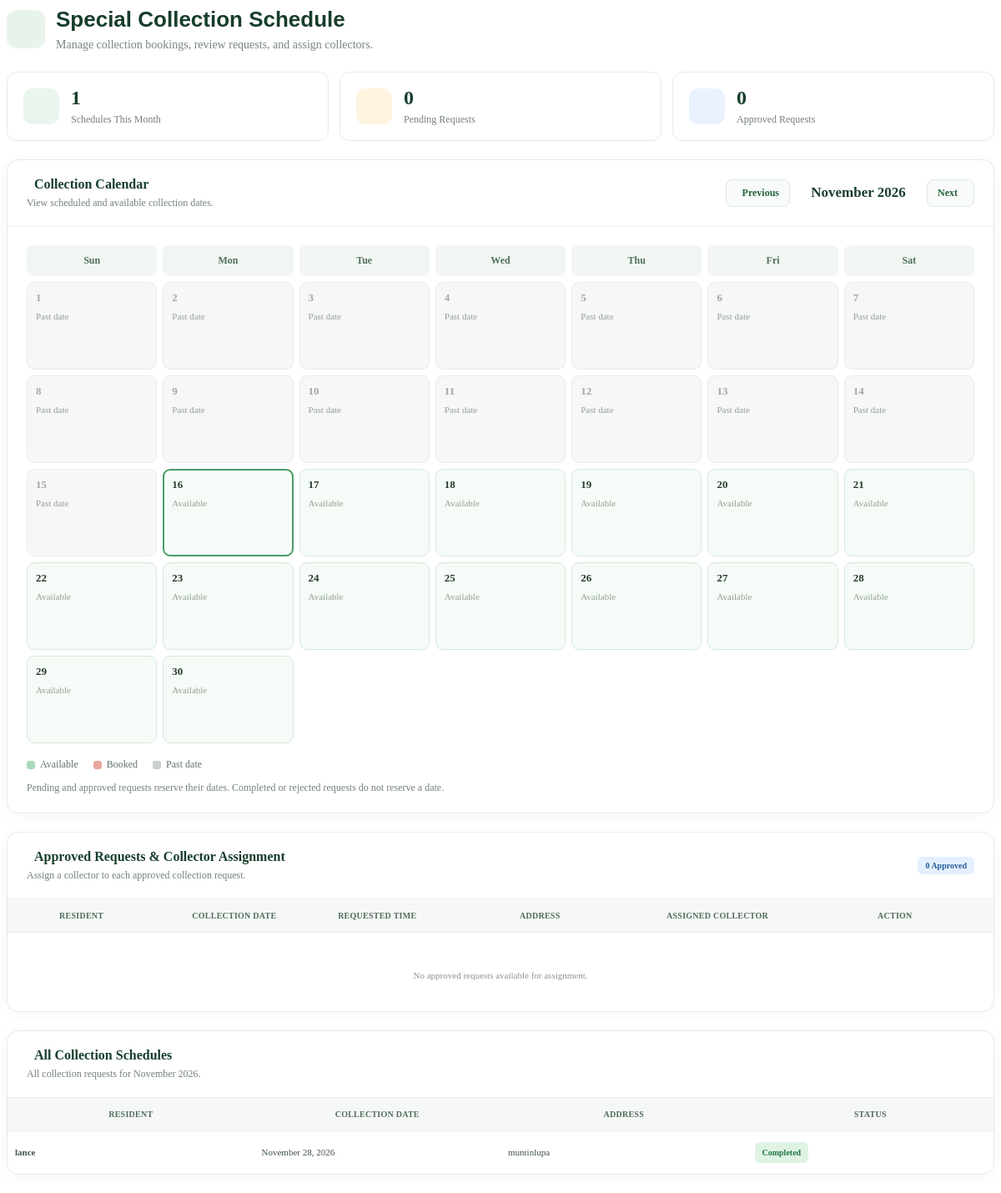
/wastesystem_/admin/pickup_schedule.php, run on the app's committed database.
### tables this page shows
CREATE TABLE `collection_schedules` (
  `id` int(11) NOT NULL,
  `user_id` int(11) NOT NULL,
  `collector_id` int(11) DEFAULT NULL,
  `notes` text NOT NULL,
  `collection_date` date NOT NULL,
  `requested_time` time NOT NULL,
  `collection_address` varchar(255) NOT NULL,
  `status` enum('Rejected','Approved','Completed','Pending') NOT NULL DEFAULT 'Pending',
  `created_at` timestamp NOT NULL DEFAULT current_timestamp()
);

CREATE TABLE `users` (
  `id` int(11) NOT NULL,
  `fullname` varchar(255) NOT NULL,
  `users` varchar(255) NOT NULL,
  `password` varchar(255) NOT NULL,
  `role` varchar(11) NOT NULL,
  `email` varchar(255) DEFAULT NULL,
  `email_verified` tinyint(1) NOT NULL DEFAULT 0,
  `email_verified_at` datetime DEFAULT NULL,
  `address` varchar(500) NOT NULL
);

### wastesystem_/admin/pickup_schedule.php (the view, shortened to what this page needs)
<?php
require_once __DIR__ . "/../config/database.php";
$month = $_GET["month"] ?? date("Y-m");
$month_start = $month . "-01";
$date_object = DateTime::createFromFormat("!Y-m-d", $month_start);
$month_end = date("Y-m-t", strtotime($month_start));
$days_in_month = (int)date("t", strtotime($month_start));
$previous_month = date("Y-m", strtotime($month_start . " -1 month"));
$next_month = date("Y-m", strtotime($month_start . " +1 month"));
$month_label = $date_object->format("F Y");
$today = date("Y-m-d");
function ecotrackRows($conn, $sql, $types = null, $params = []) {
    $rows = [];
    if ($types !== null) {
        $stmt = $conn->prepare($sql);
        $stmt->bind_param($types, ...$params);
        $stmt->execute();
        $result = $stmt->get_result();
    } else {
        $result = $conn->query($sql);
    }
    if ($result) {
        while ($row = $result->fetch_assoc()) {
            $rows[] = $row;
        }
    }
    return $rows;
}
$schedules = ecotrackRows(
    $conn,
    "SELECT
        cs.id,
        cs.user_id,
        cs.collection_date,
        cs.requested_time,
        cs.collection_address,
        cs.notes,
        cs.status,
        cs.created_at,
        u.fullname,
        u.users
     FROM collection_schedules cs
     LEFT JOIN users u ON cs.user_id = u.id
     WHERE cs.collection_date BETWEEN ? AND ?
     ORDER BY cs.collection_date ASC, cs.id DESC",
    "ss",
    [$month_start, $month_end]
);
$pending_schedules = ecotrackRows(
    $conn,
    "SELECT
        cs.id,
        cs.collection_date,
        cs.requested_time,
        cs.collection_address,
        cs.notes,
        cs.status,
        cs.created_at,
        u.fullname,
        u.users
     FROM collection_schedules cs
     LEFT JOIN users u ON cs.user_id = u.id
     WHERE cs.status = 'Pending'
     ORDER BY cs.collection_date ASC"
);
$collectors = ecotrackRows(
    $conn,
    "SELECT id, fullname, users
     FROM users
     WHERE role = 'collector'
     ORDER BY fullname ASC"
);
$approved_schedules = ecotrackRows(
    $conn,
    "SELECT
        cs.id,
        cs.collection_date,
        cs.requested_time,
        cs.collection_address,
        cs.notes,
        cs.collector_id,
        u.fullname,
        u.users,
        c.fullname AS collector_name
     FROM collection_schedules cs
     LEFT JOIN users u ON cs.user_id = u.id
     LEFT JOIN users c ON cs.collector_id = c.id
     WHERE cs.status = 'Approved'
     ORDER BY cs.collection_date ASC, cs.requested_time ASC"
);
$booked_dates = [];
?>
<div class="schedule-page">
    <div class="schedule-heading">
        <div class="heading-icon"><i class="fas fa-calendar-alt"></i></div>
        <div>
            <h2 class="page-title">Special Collection Schedule</h2>
            <p class="page-subtitle">Manage collection bookings, review requests, and assign collectors.</p>
        </div>
    </div>
    <div class="summary-grid">
        <div class="summary-item">
            <span class="summary-icon"><i class="fas fa-calendar-check"></i></span>
            <div><div class="summary-value"><?= count($schedules) ?></div><div class="summary-label">Schedules This Month</div></div>
        </div>
        <div class="summary-item">
            <span class="summary-icon amber"><i class="fas fa-clock"></i></span>
            <div><div class="summary-value"><?= count($pending_schedules) ?></div><div class="summary-label">Pending Requests</div></div>
        </div>
        <div class="summary-item">
            <span class="summary-icon blue"><i class="fas fa-truck"></i></span>
            <div><div class="summary-value"><?= count($approved_schedules) ?></div><div class="summary-label">Approved Requests</div></div>
        </div>
    </div>
    <section class="schedule-card">
        <div class="card-heading">
            <div>
                <h3 class="section-title"><i class="fas fa-calendar-alt"></i> Collection Calendar</h3>
                <p class="section-caption">View scheduled and available collection dates.</p>
            </div>
            <nav class="month-controls" aria-label="Calendar month navigation">
                <a class="btn-month" href="dashboard.php?page=pickup_schedule&amp;month=<?= htmlspecialchars($previous_month, ENT_QUOTES, 'UTF-8') ?>"><i class="fas fa-chevron-left"></i> Previous</a>
                <span class="month-label"><?= htmlspecialchars($month_label, ENT_QUOTES, 'UTF-8') ?></span>
                <a class="btn-month" href="dashboard.php?page=pickup_schedule&amp;month=<?= htmlspecialchars($next_month, ENT_QUOTES, 'UTF-8') ?>">Next <i class="fas fa-chevron-right"></i></a>
            </nav>
        </div>
        <div class="card-content">
            <div class="calendar-scroll">
                <div class="calendar-grid">
                    <?php foreach (["Sun", "Mon", "Tue", "Wed", "Thu", "Fri", "Sat"] as $weekday): ?>
                        <div class="weekday"><?= $weekday ?></div>
                    <?php endforeach; ?>
                    <?php for ($day = 1; $day <= $days_in_month; $day++): ?>
                        <?php
                        $calendar_date = $month . "-" . str_pad((string)$day, 2, "0", STR_PAD_LEFT);
                        $is_past = $calendar_date < $today;
                        $is_booked = isset($booked_dates[$calendar_date]);
                        $day_class = $is_past ? "past" : ($is_booked ? "booked" : "available");
                        ?>
                        <div class="calendar-day <?= $day_class ?> <?= $calendar_date === $today ? 'today' : '' ?>">
                            <div class="day-number"><?= $day ?></div>
                            <?php if ($is_booked): ?>
                                <?php foreach ($booked_dates[$calendar_date] as $booking): ?>
                                    <span class="calendar-name">
                                        <strong><?= htmlspecialchars($booking['fullname'] ?? 'Unknown Resident', ENT_QUOTES, 'UTF-8') ?></strong>
                                        <span class="status-badge status-<?= strtolower(htmlspecialchars($booking['status'], ENT_QUOTES, 'UTF-8')) ?>"><?= htmlspecialchars($booking['status'], ENT_QUOTES, 'UTF-8') ?></span>
                                    </span>
                                <?php endforeach; ?>
                            <?php else: ?>
                                <span class="calendar-empty"><?= $is_past ? 'Past date' : 'Available' ?></span>
                            <?php endif; ?>
                        </div>
                    <?php endfor; ?>
                </div>
            </div>
            <div class="calendar-legend">
                <span><i class="legend-dot available"></i>Available</span>
                <span><i class="legend-dot booked"></i>Booked</span>
                <span><i class="legend-dot past"></i>Past date</span>
            </div>
            <p class="calendar-note">Pending and approved requests reserve their dates. Completed or rejected requests do not reserve a date.</p>
        </div>
    </section>
    <section class="schedule-card">
        <div class="card-heading">
            <div>
                <h3 class="section-title"><i class="fas fa-truck"></i> Approved Requests &amp; Collector Assignment</h3>
                <p class="section-caption">Assign a collector to each approved collection request.</p>
            </div>
            <span class="status-badge status-approved"><?= count($approved_schedules) ?> Approved</span>
        </div>
        <div class="table-responsive">
            <table class="table schedule-table approved-table">
                <thead><tr><th>Resident</th><th>Collection Date</th><th>Requested Time</th><th>Address</th><th>Assigned Collector</th><th>Action</th></tr></thead>
                <tbody>
                    <?php if ($approved_schedules): ?>
                        <?php foreach ($approved_schedules as $s): ?>
                            <tr>
                                <td class="resident-name"><?= htmlspecialchars($s['fullname'] ?? 'Unknown Resident', ENT_QUOTES, 'UTF-8') ?></td>
                                <td><?= htmlspecialchars(date('F d, Y', strtotime($s['collection_date'])), ENT_QUOTES, 'UTF-8') ?></td>
                                <td><?= htmlspecialchars($s['requested_time'] ?? '', ENT_QUOTES, 'UTF-8') ?></td>
                                <td class="address-cell"><?= htmlspecialchars($s['collection_address'] ?? '', ENT_QUOTES, 'UTF-8') ?></td>
                                <td><?= htmlspecialchars($s['collector_name'] ?? 'Not assigned', ENT_QUOTES, 'UTF-8') ?></td>
                                <td>
                                    <form method="POST" action="dashboard.php?page=pickup_schedule" class="action-form">
                                        <input type="hidden" name="action" value="assign_collector">
                                        <input type="hidden" name="csrf_token" value="<?= htmlspecialchars($_SESSION['csrf_token'], ENT_QUOTES, 'UTF-8') ?>">
                                        <input type="hidden" name="schedule_id" value="<?= (int)$s['id'] ?>">
                                        <select name="collector_id" class="form-select form-select-sm" aria-label="Choose collector" required>
                                            <option value="">Choose Collector</option>
                                            <?php foreach ($collectors as $c): ?>
                                                <option value="<?= (int)$c['id'] ?>" <?= (int)$s['collector_id'] === (int)$c['id'] ? 'selected' : '' ?>><?= htmlspecialchars($c['fullname'], ENT_QUOTES, 'UTF-8') ?></option>
                                            <?php endforeach; ?>
                                        </select>
                                        <button type="submit" class="btn btn-action">Assign</button>
                                    </form>
                                </td>
                            </tr>
                        <?php endforeach; ?>
                    <?php else: ?>
                        <tr><td colspan="6" class="empty-state"><i class="fas fa-inbox"></i>No approved requests available for assignment.</td></tr>
                    <?php endif; ?>
                </tbody>
            </table>
        </div>
    </section>
    <section class="schedule-card">
        <div class="card-heading">
            <div>
                <h3 class="section-title"><i class="fas fa-list-alt"></i> All Collection Schedules</h3>
                <p class="section-caption">All collection requests for <?= htmlspecialchars($month_label, ENT_QUOTES, 'UTF-8') ?>.</p>
            </div>
        </div>
        <div class="table-responsive">
            <table class="table schedule-table all-schedules-table">
                <thead><tr><th>Resident</th><th>Collection Date</th><th>Address</th><th>Status</th></tr></thead>
                <tbody>
                    <?php if ($schedules): ?>
                        <?php foreach ($schedules as $s): ?>
                            <?php
                            $status_classes = [
                                'Pending' => 'status-pending',
                                'Approved' => 'status-approved',
                                'Completed' => 'status-completed',
                                'Rejected' => 'status-rejected'
                            ];
                            $status_class = $status_classes[$s['status']] ?? 'status-pending';
                            ?>
                            <tr>
                                <td class="resident-name"><?= htmlspecialchars($s['fullname'] ?? 'Unknown Resident', ENT_QUOTES, 'UTF-8') ?></td>
                                <td><?= htmlspecialchars(date('F d, Y', strtotime($s['collection_date'])), ENT_QUOTES, 'UTF-8') ?></td>
                                <td class="address-cell"><?= htmlspecialchars($s['collection_address'] ?? '', ENT_QUOTES, 'UTF-8') ?></td>
                                <td><span class="status-badge <?= $status_class ?>"><?= htmlspecialchars($s['status'], ENT_QUOTES, 'UTF-8') ?></span></td>
                            </tr>
                        <?php endforeach; ?>
                    <?php else: ?>
                        <tr><td colspan="4" class="empty-state"><i class="fas fa-calendar-times"></i>No collection schedules found for this month.</td></tr>
                    <?php endif; ?>
                </tbody>
            </table>
        </div>
    </section>
</div>

### data on the page
collection_schedules: user.fullname "lance", collection_date "November 28, 2026", collection_address "muntinlupa", status "Completed"

### other printed values
count($schedules) "1"
count($pending_schedules) "0"
count($approved_schedules) "0"
$month_label "November 2026"
$weekday "Sun"
$weekday "Mon"
$weekday "Tue"
$weekday "Wed"
$weekday "Thu"
$weekday "Fri"
$weekday "Sat"
